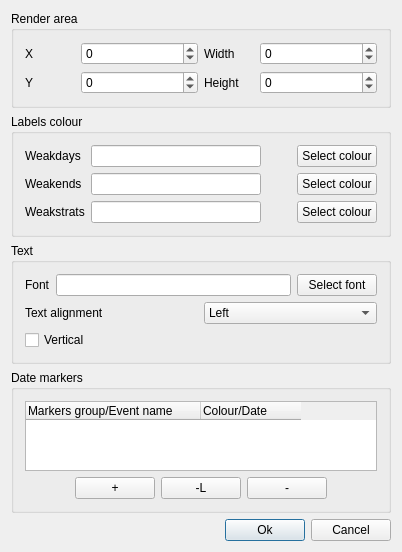
<?xml version="1.0" encoding="UTF-8"?>
<ui version="4.0">
 <class>EditDates</class>
 <widget class="QDialog" name="EditDates">
  <property name="geometry">
   <rect>
    <x>0</x>
    <y>0</y>
    <width>402</width>
    <height>527</height>
   </rect>
  </property>
  <property name="windowTitle">
   <string>Edit Dates Label - %1</string>
  </property>
  <layout class="QVBoxLayout" name="verticalLayout_6">
   <item>
    <widget class="QGroupBox" name="groupBox">
     <property name="title">
      <string>Render area</string>
     </property>
     <layout class="QHBoxLayout" name="horizontalLayout_5">
      <item>
       <layout class="QVBoxLayout" name="verticalLayout">
        <item>
         <layout class="QHBoxLayout" name="horizontalLayout">
          <item>
           <widget class="QLabel" name="label">
            <property name="minimumSize">
             <size>
              <width>50</width>
              <height>0</height>
             </size>
            </property>
            <property name="maximumSize">
             <size>
              <width>50</width>
              <height>16777215</height>
             </size>
            </property>
            <property name="text">
             <string>X</string>
            </property>
           </widget>
          </item>
          <item>
           <widget class="QSpinBox" name="posX">
            <property name="minimum">
             <number>-2147483647</number>
            </property>
            <property name="maximum">
             <number>2147483647</number>
            </property>
           </widget>
          </item>
         </layout>
        </item>
        <item>
         <layout class="QHBoxLayout" name="horizontalLayout_2">
          <item>
           <widget class="QLabel" name="label_2">
            <property name="minimumSize">
             <size>
              <width>50</width>
              <height>0</height>
             </size>
            </property>
            <property name="maximumSize">
             <size>
              <width>50</width>
              <height>16777215</height>
             </size>
            </property>
            <property name="text">
             <string>Y</string>
            </property>
           </widget>
          </item>
          <item>
           <widget class="QSpinBox" name="posY">
            <property name="minimum">
             <number>-2147483647</number>
            </property>
            <property name="maximum">
             <number>2147483647</number>
            </property>
           </widget>
          </item>
         </layout>
        </item>
       </layout>
      </item>
      <item>
       <layout class="QVBoxLayout" name="verticalLayout_2">
        <item>
         <layout class="QHBoxLayout" name="horizontalLayout_3">
          <item>
           <widget class="QLabel" name="label_3">
            <property name="minimumSize">
             <size>
              <width>50</width>
              <height>0</height>
             </size>
            </property>
            <property name="maximumSize">
             <size>
              <width>50</width>
              <height>16777215</height>
             </size>
            </property>
            <property name="text">
             <string>Width</string>
            </property>
           </widget>
          </item>
          <item>
           <widget class="QSpinBox" name="width">
            <property name="minimum">
             <number>-2147483647</number>
            </property>
            <property name="maximum">
             <number>2147483647</number>
            </property>
           </widget>
          </item>
         </layout>
        </item>
        <item>
         <layout class="QHBoxLayout" name="horizontalLayout_4">
          <item>
           <widget class="QLabel" name="label_4">
            <property name="minimumSize">
             <size>
              <width>50</width>
              <height>0</height>
             </size>
            </property>
            <property name="maximumSize">
             <size>
              <width>50</width>
              <height>16777215</height>
             </size>
            </property>
            <property name="text">
             <string>Height</string>
            </property>
           </widget>
          </item>
          <item>
           <widget class="QSpinBox" name="height">
            <property name="minimum">
             <number>-2147483647</number>
            </property>
            <property name="maximum">
             <number>2147483647</number>
            </property>
           </widget>
          </item>
         </layout>
        </item>
       </layout>
      </item>
     </layout>
    </widget>
   </item>
   <item>
    <widget class="QGroupBox" name="groupBox_2">
     <property name="title">
      <string>Labels colour</string>
     </property>
     <layout class="QVBoxLayout" name="verticalLayout_3">
      <item>
       <layout class="QHBoxLayout" name="horizontalLayout_6">
        <item>
         <widget class="QLabel" name="label_5">
          <property name="minimumSize">
           <size>
            <width>60</width>
            <height>0</height>
           </size>
          </property>
          <property name="maximumSize">
           <size>
            <width>60</width>
            <height>16777215</height>
           </size>
          </property>
          <property name="text">
           <string>Weakdays</string>
          </property>
         </widget>
        </item>
        <item>
         <widget class="QLineEdit" name="colWeakdayHex">
          <property name="readOnly">
           <bool>true</bool>
          </property>
         </widget>
        </item>
        <item>
         <widget class="QLabel" name="colWeakdayPreview">
          <property name="minimumSize">
           <size>
            <width>24</width>
            <height>0</height>
           </size>
          </property>
          <property name="maximumSize">
           <size>
            <width>24</width>
            <height>16777215</height>
           </size>
          </property>
          <property name="text">
           <string/>
          </property>
         </widget>
        </item>
        <item>
         <widget class="QPushButton" name="selectWeakdayCol">
          <property name="text">
           <string>Select colour</string>
          </property>
         </widget>
        </item>
       </layout>
      </item>
      <item>
       <layout class="QHBoxLayout" name="horizontalLayout_7">
        <item>
         <widget class="QLabel" name="label_6">
          <property name="minimumSize">
           <size>
            <width>60</width>
            <height>0</height>
           </size>
          </property>
          <property name="maximumSize">
           <size>
            <width>60</width>
            <height>16777215</height>
           </size>
          </property>
          <property name="text">
           <string>Weakends</string>
          </property>
         </widget>
        </item>
        <item>
         <widget class="QLineEdit" name="colWeakendHex">
          <property name="readOnly">
           <bool>true</bool>
          </property>
         </widget>
        </item>
        <item>
         <widget class="QLabel" name="colWeakendPreview">
          <property name="minimumSize">
           <size>
            <width>24</width>
            <height>0</height>
           </size>
          </property>
          <property name="maximumSize">
           <size>
            <width>24</width>
            <height>16777215</height>
           </size>
          </property>
          <property name="text">
           <string/>
          </property>
         </widget>
        </item>
        <item>
         <widget class="QPushButton" name="selectWeakendCol">
          <property name="text">
           <string>Select colour</string>
          </property>
         </widget>
        </item>
       </layout>
      </item>
      <item>
       <layout class="QHBoxLayout" name="horizontalLayout_8">
        <item>
         <widget class="QLabel" name="label_7">
          <property name="minimumSize">
           <size>
            <width>60</width>
            <height>0</height>
           </size>
          </property>
          <property name="maximumSize">
           <size>
            <width>60</width>
            <height>16777215</height>
           </size>
          </property>
          <property name="text">
           <string>Weakstrats</string>
          </property>
         </widget>
        </item>
        <item>
         <widget class="QLineEdit" name="colWeakstartHex">
          <property name="readOnly">
           <bool>true</bool>
          </property>
         </widget>
        </item>
        <item>
         <widget class="QLabel" name="colWeakstartPreview">
          <property name="minimumSize">
           <size>
            <width>24</width>
            <height>0</height>
           </size>
          </property>
          <property name="maximumSize">
           <size>
            <width>24</width>
            <height>16777215</height>
           </size>
          </property>
          <property name="text">
           <string/>
          </property>
         </widget>
        </item>
        <item>
         <widget class="QPushButton" name="selectWeakstartCol">
          <property name="text">
           <string>Select colour</string>
          </property>
         </widget>
        </item>
       </layout>
      </item>
     </layout>
    </widget>
   </item>
   <item>
    <widget class="QGroupBox" name="groupBox_3">
     <property name="title">
      <string>Text</string>
     </property>
     <layout class="QVBoxLayout" name="verticalLayout_4">
      <item>
       <layout class="QHBoxLayout" name="horizontalLayout_9">
        <item>
         <widget class="QLabel" name="label_8">
          <property name="text">
           <string>Font</string>
          </property>
         </widget>
        </item>
        <item>
         <widget class="QLineEdit" name="fontPreview">
          <property name="readOnly">
           <bool>true</bool>
          </property>
         </widget>
        </item>
        <item>
         <widget class="QPushButton" name="pushButton">
          <property name="text">
           <string>Select font</string>
          </property>
         </widget>
        </item>
       </layout>
      </item>
      <item>
       <layout class="QHBoxLayout" name="horizontalLayout_10">
        <item>
         <widget class="QLabel" name="label_9">
          <property name="text">
           <string>Text alignment</string>
          </property>
         </widget>
        </item>
        <item>
         <widget class="QComboBox" name="textAlign">
          <item>
           <property name="text">
            <string>Left</string>
           </property>
          </item>
          <item>
           <property name="text">
            <string>Center</string>
           </property>
          </item>
          <item>
           <property name="text">
            <string>Right</string>
           </property>
          </item>
         </widget>
        </item>
       </layout>
      </item>
      <item>
       <widget class="QCheckBox" name="checkBox">
        <property name="text">
         <string>Vertical</string>
        </property>
       </widget>
      </item>
     </layout>
    </widget>
   </item>
   <item>
    <widget class="QGroupBox" name="groupBox_4">
     <property name="title">
      <string>Date markers</string>
     </property>
     <layout class="QVBoxLayout" name="verticalLayout_5">
      <item>
       <widget class="QTreeWidget" name="markers">
        <attribute name="headerCascadingSectionResizes">
         <bool>false</bool>
        </attribute>
        <attribute name="headerDefaultSectionSize">
         <number>175</number>
        </attribute>
        <attribute name="headerStretchLastSection">
         <bool>false</bool>
        </attribute>
        <column>
         <property name="text">
          <string>Markers group/Event name</string>
         </property>
        </column>
        <column>
         <property name="text">
          <string>Colour/Date</string>
         </property>
        </column>
       </widget>
      </item>
      <item>
       <layout class="QHBoxLayout" name="horizontalLayout_11">
        <item>
         <spacer name="horizontalSpacer_2">
          <property name="orientation">
           <enum>Qt::Horizontal</enum>
          </property>
          <property name="sizeHint" stdset="0">
           <size>
            <width>40</width>
            <height>20</height>
           </size>
          </property>
         </spacer>
        </item>
        <item>
         <widget class="QPushButton" name="addItem">
          <property name="text">
           <string>+</string>
          </property>
         </widget>
        </item>
        <item>
         <widget class="QPushButton" name="addChild">
          <property name="text">
           <string>-L</string>
          </property>
         </widget>
        </item>
        <item>
         <widget class="QPushButton" name="removeItem">
          <property name="text">
           <string>-</string>
          </property>
         </widget>
        </item>
        <item>
         <spacer name="horizontalSpacer_3">
          <property name="orientation">
           <enum>Qt::Horizontal</enum>
          </property>
          <property name="sizeHint" stdset="0">
           <size>
            <width>40</width>
            <height>20</height>
           </size>
          </property>
         </spacer>
        </item>
       </layout>
      </item>
     </layout>
    </widget>
   </item>
   <item>
    <layout class="QHBoxLayout" name="horizontalLayout_12">
     <item>
      <spacer name="horizontalSpacer">
       <property name="orientation">
        <enum>Qt::Horizontal</enum>
       </property>
       <property name="sizeHint" stdset="0">
        <size>
         <width>40</width>
         <height>20</height>
        </size>
       </property>
      </spacer>
     </item>
     <item>
      <widget class="QPushButton" name="ok">
       <property name="text">
        <string>Ok</string>
       </property>
       <property name="default">
        <bool>true</bool>
       </property>
      </widget>
     </item>
     <item>
      <widget class="QPushButton" name="cancel">
       <property name="text">
        <string>Cancel</string>
       </property>
      </widget>
     </item>
    </layout>
   </item>
  </layout>
 </widget>
 <layoutdefault spacing="6" margin="11"/>
 <tabstops>
  <tabstop>posX</tabstop>
  <tabstop>posY</tabstop>
  <tabstop>width</tabstop>
  <tabstop>height</tabstop>
  <tabstop>colWeakdayHex</tabstop>
  <tabstop>selectWeakdayCol</tabstop>
  <tabstop>colWeakendHex</tabstop>
  <tabstop>selectWeakendCol</tabstop>
  <tabstop>colWeakstartHex</tabstop>
  <tabstop>selectWeakstartCol</tabstop>
  <tabstop>fontPreview</tabstop>
  <tabstop>pushButton</tabstop>
  <tabstop>textAlign</tabstop>
  <tabstop>checkBox</tabstop>
  <tabstop>markers</tabstop>
  <tabstop>addItem</tabstop>
  <tabstop>addChild</tabstop>
  <tabstop>removeItem</tabstop>
  <tabstop>ok</tabstop>
  <tabstop>cancel</tabstop>
 </tabstops>
 <resources/>
 <connections>
  <connection>
   <sender>selectWeakstartCol</sender>
   <signal>clicked()</signal>
   <receiver>EditDates</receiver>
   <slot>onSelectWeakstartColour()</slot>
   <hints>
    <hint type="sourcelabel">
     <x>329</x>
     <y>197</y>
    </hint>
    <hint type="destinationlabel">
     <x>401</x>
     <y>203</y>
    </hint>
   </hints>
  </connection>
  <connection>
   <sender>selectWeakendCol</sender>
   <signal>clicked()</signal>
   <receiver>EditDates</receiver>
   <slot>onSelectWeakendColour()</slot>
   <hints>
    <hint type="sourcelabel">
     <x>338</x>
     <y>168</y>
    </hint>
    <hint type="destinationlabel">
     <x>398</x>
     <y>174</y>
    </hint>
   </hints>
  </connection>
  <connection>
   <sender>addChild</sender>
   <signal>clicked()</signal>
   <receiver>EditDates</receiver>
   <slot>onAddChild()</slot>
   <hints>
    <hint type="sourcelabel">
     <x>207</x>
     <y>464</y>
    </hint>
    <hint type="destinationlabel">
     <x>206</x>
     <y>491</y>
    </hint>
   </hints>
  </connection>
  <connection>
   <sender>addItem</sender>
   <signal>clicked()</signal>
   <receiver>EditDates</receiver>
   <slot>onAddItem()</slot>
   <hints>
    <hint type="sourcelabel">
     <x>135</x>
     <y>469</y>
    </hint>
    <hint type="destinationlabel">
     <x>125</x>
     <y>490</y>
    </hint>
   </hints>
  </connection>
  <connection>
   <sender>cancel</sender>
   <signal>clicked()</signal>
   <receiver>EditDates</receiver>
   <slot>close()</slot>
   <hints>
    <hint type="sourcelabel">
     <x>369</x>
     <y>503</y>
    </hint>
    <hint type="destinationlabel">
     <x>398</x>
     <y>515</y>
    </hint>
   </hints>
  </connection>
  <connection>
   <sender>ok</sender>
   <signal>clicked()</signal>
   <receiver>EditDates</receiver>
   <slot>onAccepted()</slot>
   <hints>
    <hint type="sourcelabel">
     <x>290</x>
     <y>509</y>
    </hint>
    <hint type="destinationlabel">
     <x>209</x>
     <y>511</y>
    </hint>
   </hints>
  </connection>
  <connection>
   <sender>removeItem</sender>
   <signal>clicked()</signal>
   <receiver>EditDates</receiver>
   <slot>onRemoveItem()</slot>
   <hints>
    <hint type="sourcelabel">
     <x>284</x>
     <y>468</y>
    </hint>
    <hint type="destinationlabel">
     <x>227</x>
     <y>487</y>
    </hint>
   </hints>
  </connection>
  <connection>
   <sender>selectWeakdayCol</sender>
   <signal>clicked()</signal>
   <receiver>EditDates</receiver>
   <slot>onSelectWeakdayColour()</slot>
   <hints>
    <hint type="sourcelabel">
     <x>359</x>
     <y>130</y>
    </hint>
    <hint type="destinationlabel">
     <x>400</x>
     <y>143</y>
    </hint>
   </hints>
  </connection>
  <connection>
   <sender>pushButton</sender>
   <signal>clicked()</signal>
   <receiver>EditDates</receiver>
   <slot>onSelectFont()</slot>
   <hints>
    <hint type="sourcelabel">
     <x>361</x>
     <y>259</y>
    </hint>
    <hint type="destinationlabel">
     <x>401</x>
     <y>260</y>
    </hint>
   </hints>
  </connection>
 </connections>
 <slots>
  <slot>onAccepted()</slot>
  <slot>onAddItem()</slot>
  <slot>onAddChild()</slot>
  <slot>onRemoveItem()</slot>
  <slot>onSelectWeakdayColour()</slot>
  <slot>onSelectWeakendColour()</slot>
  <slot>onSelectWeakstartColour()</slot>
  <slot>onSelectFont()</slot>
 </slots>
</ui>
